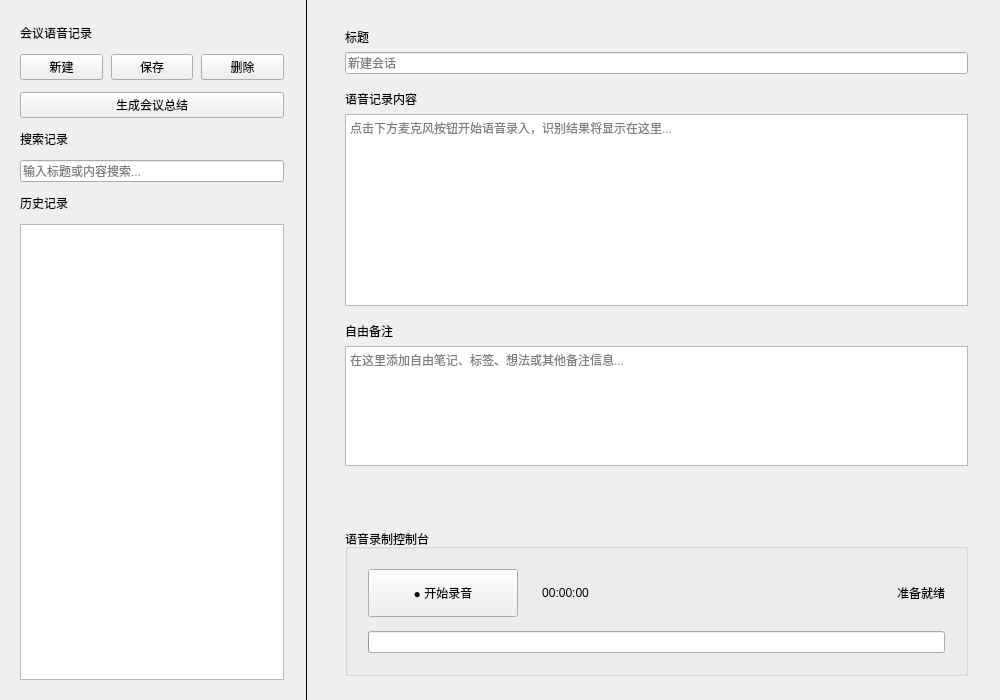
<?xml version="1.0" encoding="UTF-8"?>
<ui version="4.0">
 <class>VoiceRecorderPage</class>
 <widget class="QWidget" name="VoiceRecorderPage">
  <property name="geometry">
   <rect>
    <x>0</x>
    <y>0</y>
    <width>1000</width>
    <height>700</height>
   </rect>
  </property>
  <property name="windowTitle">
   <string>会议语音记录</string>
  </property>
  <layout class="QHBoxLayout" name="horizontalLayout">
   <property name="leftMargin">
    <number>0</number>
   </property>
   <property name="topMargin">
    <number>0</number>
   </property>
   <property name="rightMargin">
    <number>0</number>
   </property>
   <property name="bottomMargin">
    <number>0</number>
   </property>
   <item>
    <widget class="QWidget" name="leftPanel" native="true">
     <property name="minimumSize">
      <size>
       <width>260</width>
       <height>0</height>
      </size>
     </property>
     <property name="maximumSize">
      <size>
       <width>300</width>
       <height>16777215</height>
      </size>
     </property>
     <layout class="QVBoxLayout" name="leftLayout">
      <property name="spacing">
       <number>12</number>
      </property>
      <property name="leftMargin">
       <number>20</number>
      </property>
      <property name="topMargin">
       <number>24</number>
      </property>
      <property name="rightMargin">
       <number>16</number>
      </property>
      <property name="bottomMargin">
       <number>20</number>
      </property>
      <item>
       <widget class="QLabel" name="appTitleLabel">
        <property name="text">
         <string>会议语音记录</string>
        </property>
       </widget>
      </item>
      <item>
       <layout class="QHBoxLayout" name="btnLayout">
        <property name="spacing">
         <number>8</number>
        </property>
        <item>
         <widget class="QPushButton" name="newBtn">
          <property name="text">
           <string>新建</string>
          </property>
          <property name="objectName">
           <string notr="true">primaryBtn</string>
          </property>
         </widget>
        </item>
        <item>
         <widget class="QPushButton" name="saveBtn">
          <property name="text">
           <string>保存</string>
          </property>
          <property name="objectName">
           <string notr="true">primaryBtn</string>
          </property>
         </widget>
        </item>
        <item>
         <widget class="QPushButton" name="deleteBtn">
          <property name="text">
           <string>删除</string>
          </property>
         </widget>
        </item>
       </layout>
      </item>
      <item>
       <widget class="QPushButton" name="summaryBtn">
        <property name="text">
         <string>生成会议总结</string>
        </property>
        <property name="objectName">
         <string notr="true">summaryBtn</string>
        </property>
       </widget>
      </item>
      <item>
       <widget class="QLabel" name="searchLabel">
        <property name="text">
         <string>搜索记录</string>
        </property>
       </widget>
      </item>
      <item>
       <widget class="QLineEdit" name="searchEdit">
        <property name="placeholderText">
         <string>输入标题或内容搜索...</string>
        </property>
       </widget>
      </item>
      <item>
       <widget class="QLabel" name="historyLabel">
        <property name="text">
         <string>历史记录</string>
        </property>
       </widget>
      </item>
      <item>
       <widget class="QListWidget" name="historyList">
        <property name="selectionMode">
         <enum>QAbstractItemView::SingleSelection</enum>
        </property>
        <property name="verticalScrollMode">
         <enum>QAbstractItemView::ScrollPerPixel</enum>
        </property>
       </widget>
      </item>
     </layout>
    </widget>
   </item>
   <item>
    <widget class="QFrame" name="divider">
     <property name="minimumSize">
      <size>
       <width>1</width>
       <height>0</height>
      </size>
     </property>
     <property name="maximumSize">
      <size>
       <width>1</width>
       <height>16777215</height>
      </size>
     </property>
     <property name="frameShape">
      <enum>QFrame::VLine</enum>
     </property>
     <property name="frameShadow">
      <enum>QFrame::Plain</enum>
     </property>
    </widget>
   </item>
   <item>
    <widget class="QWidget" name="rightPanel" native="true">
     <layout class="QVBoxLayout" name="rightLayout">
      <property name="spacing">
       <number>16</number>
      </property>
      <property name="leftMargin">
       <number>32</number>
      </property>
      <property name="topMargin">
       <number>28</number>
      </property>
      <property name="rightMargin">
       <number>32</number>
      </property>
      <property name="bottomMargin">
       <number>24</number>
      </property>
      <item>
       <layout class="QVBoxLayout" name="titleLayout">
        <property name="spacing">
         <number>6</number>
        </property>
        <item>
         <widget class="QLabel" name="titleLabel">
          <property name="text">
           <string>标题</string>
          </property>
         </widget>
        </item>
        <item>
         <widget class="QLineEdit" name="titleEdit">
          <property name="placeholderText">
           <string>新建会话</string>
          </property>
         </widget>
        </item>
       </layout>
      </item>
      <item>
       <layout class="QVBoxLayout" name="contentLayout">
        <property name="spacing">
         <number>6</number>
        </property>
        <item>
         <widget class="QLabel" name="contentLabel">
          <property name="text">
           <string>语音记录内容</string>
          </property>
         </widget>
        </item>
        <item>
         <widget class="QTextEdit" name="contentEdit">
          <property name="minimumSize">
           <size>
            <width>0</width>
            <height>150</height>
           </size>
          </property>
          <property name="placeholderText">
           <string>点击下方麦克风按钮开始语音录入，识别结果将显示在这里...</string>
          </property>
         </widget>
        </item>
       </layout>
      </item>
      <item>
       <layout class="QVBoxLayout" name="notesLayout">
        <property name="spacing">
         <number>6</number>
        </property>
        <item>
         <widget class="QLabel" name="notesLabel">
          <property name="text">
           <string>自由备注</string>
          </property>
         </widget>
        </item>
        <item>
         <widget class="QTextEdit" name="notesEdit">
          <property name="minimumSize">
           <size>
            <width>0</width>
            <height>80</height>
           </size>
          </property>
          <property name="maximumSize">
           <size>
            <width>16777215</width>
            <height>120</height>
           </size>
          </property>
          <property name="placeholderText">
           <string>在这里添加自由笔记、标签、想法或其他备注信息...</string>
          </property>
         </widget>
        </item>
       </layout>
      </item>
      <item>
       <spacer name="verticalSpacer">
        <property name="orientation">
         <enum>Qt::Vertical</enum>
        </property>
        <property name="sizeHint" stdset="0">
         <size>
          <width>20</width>
          <height>10</height>
         </size>
        </property>
       </spacer>
      </item>
      <item>
       <widget class="QGroupBox" name="recordGroupBox">
        <property name="title">
         <string>语音录制控制台</string>
        </property>
        <layout class="QVBoxLayout" name="recordLayout">
         <property name="spacing">
          <number>14</number>
         </property>
         <property name="leftMargin">
          <number>20</number>
         </property>
         <property name="topMargin">
          <number>20</number>
         </property>
         <property name="rightMargin">
          <number>20</number>
         </property>
         <property name="bottomMargin">
          <number>20</number>
         </property>
         <item>
          <layout class="QHBoxLayout" name="recordControlLayout">
           <property name="spacing">
            <number>24</number>
           </property>
           <item>
            <widget class="QPushButton" name="recordBtn">
             <property name="minimumSize">
              <size>
               <width>150</width>
               <height>48</height>
              </size>
             </property>
             <property name="text">
              <string>● 开始录音</string>
             </property>
             <property name="checkable">
              <bool>false</bool>
             </property>
            </widget>
           </item>
           <item>
            <widget class="QLabel" name="durationLabel">
             <property name="text">
              <string>00:00:00</string>
             </property>
             <property name="alignment">
              <set>Qt::AlignCenter</set>
             </property>
            </widget>
           </item>
           <item>
            <spacer name="horizontalSpacer">
             <property name="orientation">
              <enum>Qt::Horizontal</enum>
             </property>
             <property name="sizeHint" stdset="0">
              <size>
               <width>40</width>
               <height>20</height>
              </size>
             </property>
            </spacer>
           </item>
           <item>
            <widget class="QLabel" name="statusLabel">
             <property name="text">
              <string>准备就绪</string>
             </property>
             <property name="alignment">
              <set>Qt::AlignRight|Qt::AlignTrailing|Qt::AlignVCenter</set>
             </property>
            </widget>
           </item>
          </layout>
         </item>
         <item>
          <widget class="QProgressBar" name="levelBar">
           <property name="maximumHeight">
            <number>6</number>
           </property>
           <property name="maximum">
            <number>100</number>
           </property>
           <property name="value">
            <number>0</number>
           </property>
           <property name="textVisible">
            <bool>false</bool>
           </property>
          </widget>
         </item>
        </layout>
       </widget>
      </item>
     </layout>
    </widget>
   </item>
  </layout>
 </widget>
 <resources/>
 <connections/>
</ui>
